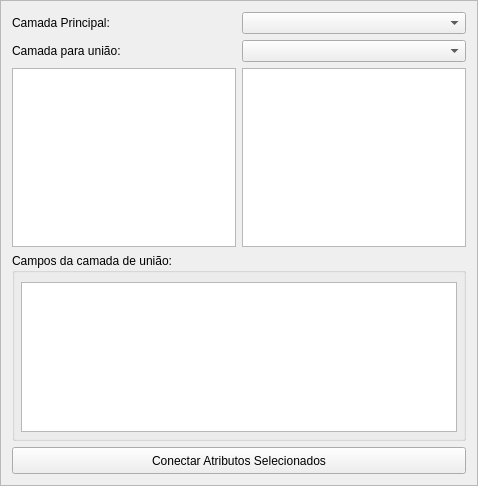
<?xml version="1.0" encoding="UTF-8"?>
<ui version="4.0">
 <class>Frame</class>
 <widget class="QFrame" name="Frame">
  <property name="geometry">
   <rect>
    <x>0</x>
    <y>0</y>
    <width>478</width>
    <height>486</height>
   </rect>
  </property>
  <property name="windowTitle">
   <string>Unir Atributos</string>
  </property>
  <property name="frameShape">
   <enum>QFrame::StyledPanel</enum>
  </property>
  <property name="frameShadow">
   <enum>QFrame::Raised</enum>
  </property>
  <layout class="QVBoxLayout" name="verticalLayout">
   <item>
    <layout class="QGridLayout" name="gridLayout">
     <property name="sizeConstraint">
      <enum>QLayout::SetMinimumSize</enum>
     </property>
     <item row="0" column="0">
      <widget class="QLabel" name="lb_first_layer">
       <property name="text">
        <string>Camada Principal:</string>
       </property>
      </widget>
     </item>
     <item row="0" column="1">
      <widget class="QComboBox" name="cb_first_layer"/>
     </item>
     <item row="1" column="0">
      <widget class="QLabel" name="lb_second_layer">
       <property name="text">
        <string>Camada para união:</string>
       </property>
      </widget>
     </item>
     <item row="1" column="1">
      <widget class="QComboBox" name="cb_second_layer"/>
     </item>
    </layout>
   </item>
   <item>
    <layout class="QHBoxLayout" name="horizontalLayout_2">
     <item>
      <widget class="QListWidget" name="list_first_layer"/>
     </item>
     <item>
      <widget class="QListWidget" name="list_second_layer"/>
     </item>
    </layout>
   </item>
   <item>
    <widget class="QgsCollapsibleGroupBox" name="box_available_fields">
     <property name="title">
      <string>Campos da camada de união:</string>
     </property>
     <property name="flat">
      <bool>false</bool>
     </property>
     <property name="checkable">
      <bool>false</bool>
     </property>
     <property name="checked">
      <bool>false</bool>
     </property>
     <layout class="QHBoxLayout" name="horizontalLayout_4">
      <property name="leftMargin">
       <number>6</number>
      </property>
      <property name="topMargin">
       <number>9</number>
      </property>
      <property name="rightMargin">
       <number>6</number>
      </property>
      <property name="bottomMargin">
       <number>6</number>
      </property>
      <item>
       <widget class="QScrollArea" name="scrollArea">
        <property name="sizePolicy">
         <sizepolicy hsizetype="Expanding" vsizetype="Fixed">
          <horstretch>0</horstretch>
          <verstretch>0</verstretch>
         </sizepolicy>
        </property>
        <property name="minimumSize">
         <size>
          <width>0</width>
          <height>150</height>
         </size>
        </property>
        <property name="widgetResizable">
         <bool>true</bool>
        </property>
        <widget class="QWidget" name="scroll_fields">
         <property name="geometry">
          <rect>
           <x>0</x>
           <y>0</y>
           <width>442</width>
           <height>148</height>
          </rect>
         </property>
         <widget class="QListWidget" name="list_fields">
          <property name="geometry">
           <rect>
            <x>-1</x>
            <y>-1</y>
            <width>444</width>
            <height>150</height>
           </rect>
          </property>
          <property name="sizePolicy">
           <sizepolicy hsizetype="Expanding" vsizetype="MinimumExpanding">
            <horstretch>0</horstretch>
            <verstretch>0</verstretch>
           </sizepolicy>
          </property>
         </widget>
        </widget>
       </widget>
      </item>
     </layout>
    </widget>
   </item>
   <item>
    <layout class="QHBoxLayout" name="horizontalLayout_3">
     <item>
      <widget class="QPushButton" name="bt_connect_attributes">
       <property name="sizePolicy">
        <sizepolicy hsizetype="Minimum" vsizetype="Minimum">
         <horstretch>0</horstretch>
         <verstretch>0</verstretch>
        </sizepolicy>
       </property>
       <property name="minimumSize">
        <size>
         <width>0</width>
         <height>27</height>
        </size>
       </property>
       <property name="text">
        <string>Conectar Atributos Selecionados</string>
       </property>
      </widget>
     </item>
    </layout>
   </item>
  </layout>
 </widget>
 <customwidgets>
  <customwidget>
   <class>QgsCollapsibleGroupBox</class>
   <extends>QGroupBox</extends>
   <header>qgis.gui</header>
   <container>1</container>
  </customwidget>
 </customwidgets>
 <resources/>
 <connections/>
</ui>
